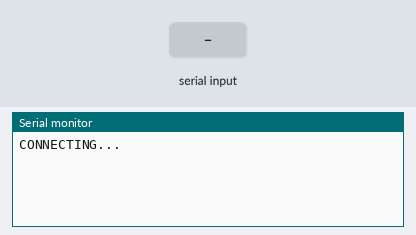
The sketch below on a simulated Arduino Mega 2560, built with avr-gcc and run on an emulated ATmega2560. Parts: the last lines printed to the serial monitor. The inputs (shaded band) are chosen by the test bench.

Above: at 1.0 s.
1.1 s: "Z" received over the second serial link
At 1.8 s:
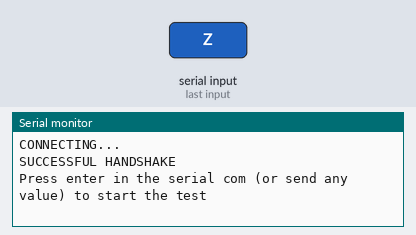
2.7 s: "Z" received over Serial
At 3.0 s:
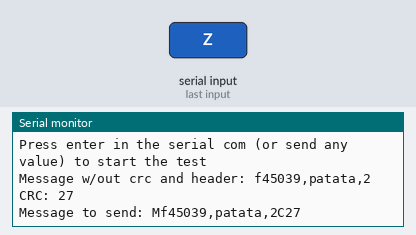
4.2 s: "1" received over the second serial link
At 6.2 s:
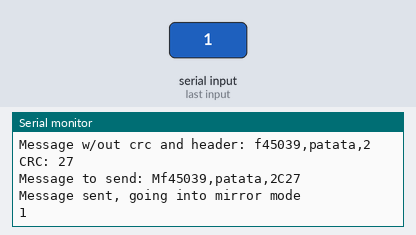
6.7 s: "Z" received over the second serial link
At 7.1 s:
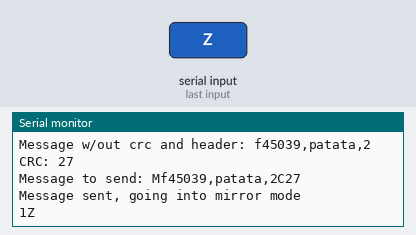

Measured:
- after the input at 1.1 s, the serial monitor: prints a new line after 0.10 s (image 1)
- after the input at 2.7 s, the serial monitor: prints a new line at once (image 2)
- after the input at 4.2 s, the serial monitor: prints a new line after 1.0 s (image 3)
- after the input at 6.7 s, the serial monitor: prints a new line at once (image 4)

The sketch:

MEGA.ino
```cpp
/*  This test checks the ability to send data to other arduino (from now UNO) and verify the integrity of it using a CRC8 algorythm
 *  This code is for the Master arduino (from now MEGA)
 */

void setup()
{
  Serial.begin(115200); // connect to computer
  Serial.println(F("CONNECTING..."));
  Serial1.begin(9600); // connect to UNO
  if (handshake(5000)) // As on UNO/NANO/MEGA boards if (Serial) returns always true, is necessary to use a workarround and implement a ping command to see if UNO is available
  {
    Serial.println(F("SUCCESSFUL HANDSHAKE"));
  }
  else
  {
    Serial.println(F("HANDSHAKE ERROR"));
    while(1); // in a final version, perform error actions instead of while(1)
  }
  Serial.println(F("\nPress enter in the serial com (or send any value) to start the test\n"));
  while (!Serial.available());
  while (Serial.available())
  {
    Serial.read();
  }

  test();

}

void test()
{
  char message[32]; // fixed max size
  sprintf(message, "%c%u,%s,%d", 'f', (unsigned int)45039, "patata", 2); // that is the way of building a message with the command f and the values 45039, patata,2

  Serial.print(F("Message w/out crc and header: "));
  Serial.print(message);

  unsigned int tam = strlen(message); // calculate size to use it for the crc (tam does not include neither the header nor the null)
  byte crc = CRC8(message,tam); // compute CRC8 of the message
  char temp[4]; // create a temporal string to include the crc into the message
  sprintf(temp, "C%d", (int)crc); // encode the crc into a string
  strcat(message, temp); // include the crc string into the message

  Serial.print(F(" CRC: "));
  Serial.println(crc);
  Serial.print(F("Message to send: M"));
  Serial.println(message);
  delay(2500); // wait some time for you to review the info
  Serial1.print('M'); // send message initializer
  Serial1.print(message); // send message
  Serial.println(F("Message sent, going into mirror mode\n\n"));
}

void loop() // after the test, mirror UNO's output to receive debug data
{
  if (Serial1.available()) // Mirror UNO output
  {
    Serial.write(Serial1.read());
  }
}

bool handshake(unsigned long timeout)
{
  unsigned long pmillis = millis(); // used to store the start time of the handshake
  while (!Serial1.available() && (millis() < (pmillis + timeout))) // wait for timeout or data from UNO and send a ping message
  {
    Serial1.print('A');
    delay(300);
  }
  bool ok = 0; // used to store the resoult of the handsake: if the pong message is received, it changes to 1
  while(Serial1.available()) // determine if pong message is in the received buffer and clean it
  {
    if (Serial1.read() == 'Z')
    {
      ok = 1;
    }
  }
  return ok; // return resoult of the handshake
}

//CRC-8 - based on the CRC8 formulas by Dallas/Maxim
//code released under the terms of the GNU GPL 3.0 license
byte CRC8(const byte *data, size_t dataLength)
{
  byte crc = 0x00;
  while (dataLength--)
  {
    byte extract = *data++;
    for (byte tempI = 8; tempI; tempI--)
   {
      byte sum = (crc ^ extract) & 0x01;
      crc >>= 1;
      if (sum)
     {
        crc ^= 0x8C;
      }
      extract >>= 1;
    }
  }
  return crc;
}
```
